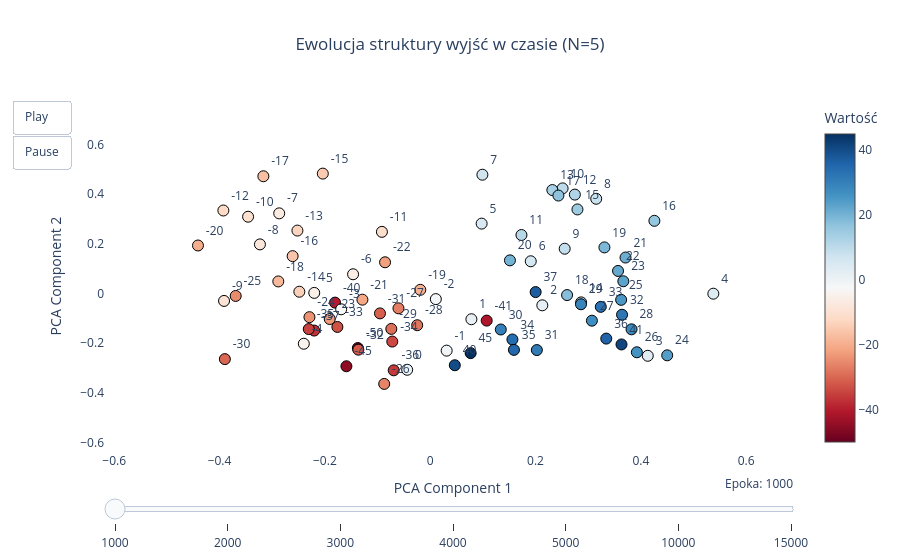

Notebook cell for this chart:
### Code cell
analizowane_epoki = [ 1000, 2000, 3000, 4000, 5000, 10000, 15000, 18000]

animate_weight_evolution(model, N=5, epochs_list=analizowane_epoki, head_idx=0)

### Figure 1 — Plotly figure (JSON) as saved in the notebook; plotly's stock layout.template omitted (floating-point values rounded to 4 significant figures)
{"data": [{"marker": {"color": [-50, -45, -41, -40, -37, -36, -35, -34, -33, -32, -31, -30, -29, -28, -27, -26, -25, -24, -23, -22, -21, -20, -19, -18, -17, -16, -15, -14, -13, -12, -11, -10, -9, -8, -7, -6, -5, -4, -3, -2, -1, 0, 1, 2, 3, 4, 5, 6, 7, 8, 9, 10, 11, 12, 13, 14, 15, 16, 17, 18, 19, 20, 21, 22, 23, 24, 25, 26, 27, 28, 29, 30, 31, 32, 33, 34, 35, 36, 37, 40, 41, 45], "colorbar": {"title": {"text": "Wartość"}}, "colorscale": [[0, "rgb(103,0,31)"], [0.1, "rgb(178,24,43)"], [0.2, "rgb(214,96,77)"], [0.3, "rgb(244,165,130)"], [0.4, "rgb(253,219,199)"], [0.5, "rgb(247,247,247)"], [0.6, "rgb(209,229,240)"], [0.7, "rgb(146,197,222)"], [0.8, "rgb(67,147,195)"], [0.9, "rgb(33,102,172)"], [1, "rgb(5,48,97)"]], "line": {"color": "Black", "width": 1}, "showscale": true, "size": 11}, "mode": "markers+text", "text": ["-50", "-45", "-41", "-40", "-37", "-36", "-35", "-34", "-33", "-32", "-31", "-30", "-29", "-28", "-27", "-26", "-25", "-24", "-23", "-22", "-21", "-20", "-19", "-18", "-17", "-16", "-15", "-14", "-13", "-12", "-11", "-10", "-9", "-8", "-7", "-6", "-5", "-4", "-3", "-2", "-1", "0", "1", "2", "3", "4", "5", "6", "7", "8", "9", "10", "11", "12", "13", "14", "15", "16", "17", "18", "19", "20", "21", "22", "23", "24", "25", "26", "27", "28", "29", "30", "31", "32", "33", "34", "35", "36", "37", "40", "41", "45"], "textposition": "top right", "type": "scatter", "x": [-0.1373, -0.1591, 0.1073, -0.1807, -0.2202, -0.06929, -0.2305, -0.07197, -0.1762, -0.1365, -0.09536, -0.3898, -0.07382, -0.02468, -0.06024, -0.08733, -0.3693, -0.2292, -0.1907, -0.08571, -0.1287, -0.4409, -0.01875, -0.2884, -0.3168, -0.2612, -0.2039, -0.2484, -0.2521, -0.3927, -0.09168, -0.3458, -0.3914, -0.3233, -0.2867, -0.1464, -0.2202, -0.24, -0.169, 0.01073, 0.03128, -0.0437, 0.07826, 0.2129, 0.4131, 0.5376, 0.09769, 0.1909, 0.09913, 0.3152, 0.2554, 0.2514, 0.1733, 0.2747, 0.232, 0.2866, 0.2796, 0.4257, 0.2435, 0.2599, 0.3308, 0.1514, 0.3709, 0.3567, 0.3667, 0.45, 0.3626, 0.3924, 0.3071, 0.3823, 0.2863, 0.1341, 0.2025, 0.3643, 0.3239, 0.1562, 0.159, 0.3344, 0.2002, 0.04673, 0.3632, 0.07681], "y": [-0.2202, -0.2936, -0.1097, -0.03722, -0.1498, -0.3099, -0.1438, -0.1941, -0.1353, -0.2267, -0.08061, -0.2648, -0.1431, -0.1283, -0.06022, -0.3647, -0.01042, -0.09585, -0.1033, 0.1252, -0.02537, 0.1928, 0.0143, 0.04805, 0.4715, 0.1499, 0.4822, 0.00663, 0.2527, 0.3337, 0.2476, 0.3086, -0.03049, 0.1973, 0.3221, 0.0769, 0.00186, -0.2028, -0.06411, -0.02313, -0.2307, -0.3077, -0.1042, -0.04811, -0.2514, -0.001298, 0.2809, 0.1292, 0.4777, 0.3809, 0.1798, 0.4227, 0.235, 0.3977, 0.416, -0.03629, 0.338, 0.2921, 0.3938, -0.006963, 0.1851, 0.1329, 0.1443, 0.0903, 0.04873, -0.2495, -0.02611, -0.2372, -0.11, -0.1448, -0.04396, -0.1455, -0.2283, -0.08614, -0.05431, -0.1857, -0.2276, -0.1822, 0.005198, -0.2894, -0.2057, -0.2406]}], "layout": {"hovermode": "closest", "plot_bgcolor": "white", "sliders": [{"currentvalue": {"font": {"size": 12}, "prefix": "Epoka: ", "visible": true, "xanchor": "right"}, "steps": [{"args": [["Epoka 1000"], {"frame": {"duration": 300, "redraw": true}, "mode": "immediate"}], "label": "1000", "method": "animate"}, {"args": [["Epoka 2000"], {"frame": {"duration": 300, "redraw": true}, "mode": "immediate"}], "label": "2000", "method": "animate"}, {"args": [["Epoka 3000"], {"frame": {"duration": 300, "redraw": true}, "mode": "immediate"}], "label": "3000", "method": "animate"}, {"args": [["Epoka 4000"], {"frame": {"duration": 300, "redraw": true}, "mode": "immediate"}], "label": "4000", "method": "animate"}, {"args": [["Epoka 5000"], {"frame": {"duration": 300, "redraw": true}, "mode": "immediate"}], "label": "5000", "method": "animate"}, {"args": [["Epoka 10000"], {"frame": {"duration": 300, "redraw": true}, "mode": "immediate"}], "label": "10000", "method": "animate"}, {"args": [["Epoka 15000"], {"frame": {"duration": 300, "redraw": true}, "mode": "immediate"}], "label": "15000", "method": "animate"}], "transition": {"duration": 0}, "x": 0, "y": 0}], "title": {"text": "Ewolucja struktury wyjść w czasie (N=5)", "x": 0.5}, "updatemenus": [{"buttons": [{"args": [null, {"frame": {"duration": 600, "redraw": true}, "fromcurrent": true}], "label": "Play", "method": "animate"}, {"args": [[null], {"frame": {"duration": 0, "redraw": false}, "mode": "immediate"}], "label": "Pause", "method": "animate"}], "showactive": false, "type": "buttons"}], "xaxis": {"range": [-0.6174, 0.7041], "title": {"text": "PCA Component 1"}}, "yaxis": {"range": [-0.6388, 0.7786], "title": {"text": "PCA Component 2"}}}}
